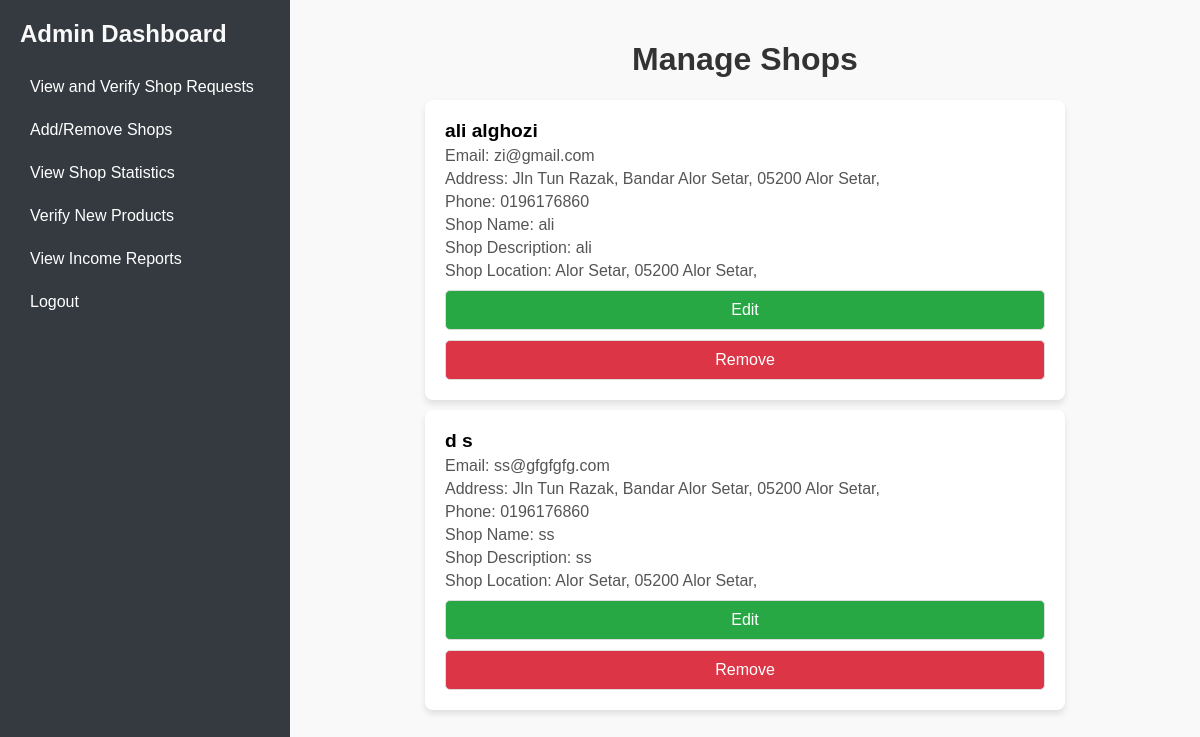
The app's page /manage_shops.php (signed in) with its own data.
### tables this page shows
CREATE TABLE `shops` (
  `id` int(11) NOT NULL,
  `seller_id` int(11) DEFAULT NULL,
  `shop_name` varchar(255) DEFAULT NULL,
  `status` enum('pending','verified') DEFAULT 'pending',
  `created_at` timestamp NOT NULL DEFAULT current_timestamp(),
  `shop_description` text DEFAULT NULL,
  `shop_location` varchar(255) DEFAULT NULL
);

CREATE TABLE `users` (
  `id` int(11) NOT NULL,
  `email` varchar(255) DEFAULT NULL,
  `password` varchar(255) DEFAULT NULL,
  `address` text DEFAULT NULL,
  `phone_number` varchar(15) DEFAULT NULL,
  `role` enum('buyer','seller','owner') NOT NULL,
  `created_at` timestamp NOT NULL DEFAULT current_timestamp(),
  `first_name` varchar(50) NOT NULL,
  `last_name` varchar(50) NOT NULL,
  `status` enum('pending','approved') DEFAULT NULL
);

### manage_shops.php (the view, shortened to what this page needs)
<?php
require 'connection.php';
$edit_user = null;
if (!$edit_user) {
    $query = "
        SELECT u.id, u.first_name, u.last_name, u.email, u.address, u.phone_number,
               s.shop_name, s.shop_description, s.shop_location
        FROM users u
        LEFT JOIN shops s ON u.id = s.seller_id
        WHERE u.role = 'seller'
    ";
    $result = $conn->query($query);
}
?>
<!DOCTYPE html>
<html lang="en">
<head>
</head>
<body>
    <div class="sidebar">
        <h2>Admin Dashboard</h2>
        <a href="approve_shops.php">View and Verify Shop Requests</a>
        <a href="manage_shops.php">Add/Remove Shops</a>
        <a href="shop_statistics.php">View Shop Statistics</a>
        <a href="approve_products.php">Verify New Products</a>
        <a href="income_statistics.php">View Income Reports</a>
        <a href="logout.php">Logout</a>
    </div>
    <div class="content">
        <h1>Manage Shops</h1>
        <?php if ($edit_user): ?>
            <form method="POST" action="" class="edit-form">
                <h3>Edit Shop</h3>
                <input type="hidden" name="user_id" value="<?php echo intval($edit_user['id']); ?>">
                <label>First Name:</label>
                <input type="text" name="first_name" value="<?php echo htmlspecialchars($edit_user['first_name']); ?>" required>
                <label>Last Name:</label>
                <input type="text" name="last_name" value="<?php echo htmlspecialchars($edit_user['last_name']); ?>" required>
                <label>Email:</label>
                <input type="email" name="email" value="<?php echo htmlspecialchars($edit_user['email']); ?>" required>
                <label>Address:</label>
                <input type="text" name="address" value="<?php echo htmlspecialchars($edit_user['address']); ?>" required>
                <label>Phone Number:</label>
                <input type="text" name="phone_number" value="<?php echo htmlspecialchars($edit_user['phone_number']); ?>" required>
                <label>Shop Name:</label>
                <input type="text" name="shop_name" value="<?php echo htmlspecialchars($edit_user['shop_name']); ?>" required>
                <label>Shop Description:</label>
                <textarea name="shop_description" required><?php echo htmlspecialchars($edit_user['shop_description']); ?></textarea>
                <label>Shop Location:</label>
                <input type="text" name="shop_location" value="<?php echo htmlspecialchars($edit_user['shop_location']); ?>" required>
                <button type="submit" name="update_user">Update Shop</button>
            </form>
        <?php else: ?>
            <?php if ($result->num_rows > 0): ?>
                <?php while ($shop = $result->fetch_assoc()): ?>
                    <div class="shop">
                        <h3><?php echo htmlspecialchars("{$shop['first_name']} {$shop['last_name']}"); ?></h3>
                        <p>Email: <?php echo htmlspecialchars($shop['email']); ?></p>
                        <p>Address: <?php echo htmlspecialchars($shop['address']); ?></p>
                        <p>Phone: <?php echo htmlspecialchars($shop['phone_number']); ?></p>
                        <p>Shop Name: <?php echo htmlspecialchars($shop['shop_name'] ?? 'N/A'); ?></p>
                        <p>Shop Description: <?php echo htmlspecialchars($shop['shop_description'] ?? 'N/A'); ?></p>
                        <p>Shop Location: <?php echo htmlspecialchars($shop['shop_location'] ?? 'N/A'); ?></p>
                        <form method="POST" action="">
                            <button name="action" value="edit">Edit</button>
                            <button name="action" value="remove" class="remove-btn">Remove</button>
                        </form>
                    </div>
                <?php endwhile; ?>
            <?php else: ?>
                <p>No shops found.</p>
            <?php endif; ?>
        <?php endif; ?>
    </div>
</body>
</html>

### manage_shops.php (style rules this page uses)
body { font-family: Arial, sans-serif; background-color: #f9f9f9; margin: 0; display: flex; }
.content { flex: 1; padding: 20px; }
h1 { text-align: center; color: #333; }
.shop, .edit-form { background: #fff; padding: 20px; border-radius: 8px; box-shadow: 0 4px 6px rgba(0, 0, 0, 0.1); margin: 10px auto; max-width: 600px; }
.shop h3 { margin: 0; font-size: 1.2rem; }
.shop p { margin: 5px 0; color: #555; }
input, textarea, button { display: block; width: 100%; margin-top: 10px; padding: 10px; font-size: 1rem; border: 1px solid #ddd; border-radius: 5px; }
button { background-color: #28a745; color: white; cursor: pointer; }
.remove-btn { background-color: #dc3545; color: white; }
.sidebar { width: 250px; background-color: #343a40; padding: 20px; color: white; height: 100vh; position: sticky; top: 0; }
.sidebar h2 { margin-top: 0; color: #f9f9f9; }
.sidebar a { display: block; padding: 10px; color: white; text-decoration: none; margin: 5px 0; }

### records on screen
shops: seller.last_name "ali alghozi", seller.email "zi@gmail.com", seller.address "Jln Tun Razak, Bandar Alor Setar, 05200 Alor Setar,", seller.phone_number "0196176860", shop_name "ali", shop_description "ali", shop_location "Alor Setar, 05200 Alor Setar,"
shops: seller.last_name "d s", seller.email "ss@gfgfgfg.com", seller.address "Jln Tun Razak, Bandar Alor Setar, 05200 Alor Setar,", seller.phone_number "0196176860", shop_name "ss", shop_description "ss", shop_location "Alor Setar, 05200 Alor Setar,"
